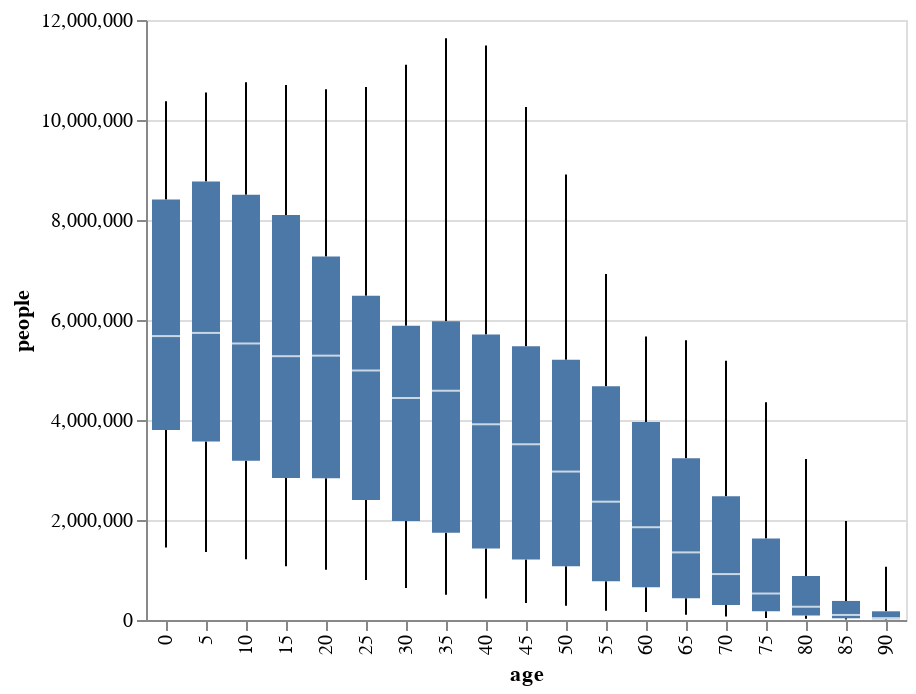

Notebook code for this chart:
### Markdown cell above
**Boxplot**

### Code cell
import altair as alt
from vega_datasets import data

source = data.population()

alt.Chart(source).mark_boxplot(extent='min-max').encode(
    x='age:O',
    y='people:Q'
)

### Figure 1 — Vega-Lite specification as saved in the notebook (floating-point values rounded to 4 significant figures; data arrays with more than 128 entries replaced by an {"elided": "..."} marker saying what was removed)
{"config": {"view": {"continuousWidth": 400, "continuousHeight": 300}}, "data": {"name": "data-45e35b5faa42c7034b347e8bcfc8b805"}, "mark": {"type": "boxplot", "extent": "min-max"}, "encoding": {"x": {"field": "age", "type": "ordinal"}, "y": {"field": "people", "type": "quantitative"}}, "$schema": "https://vega.github.io/schema/vega-lite/v4.17.0.json", "datasets": {"data-45e35b5faa42c7034b347e8bcfc8b805": {"elided": "570 records"}}}
